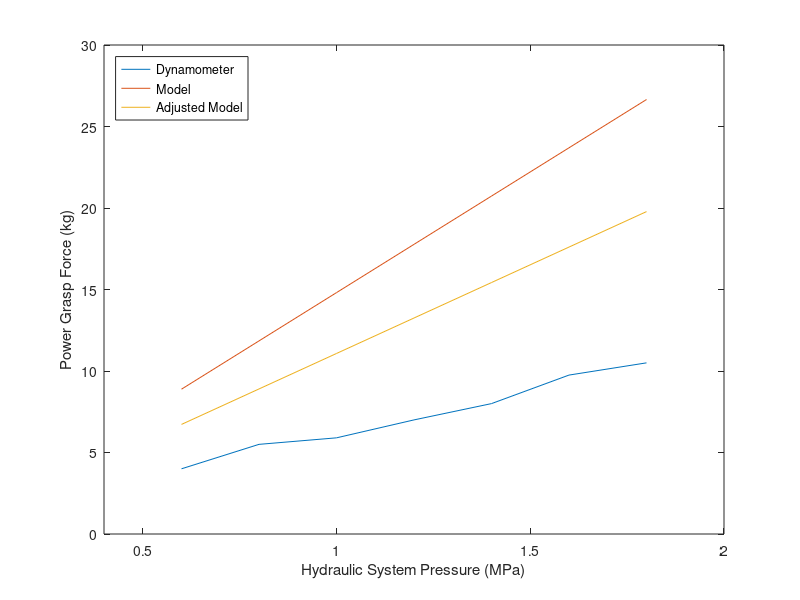
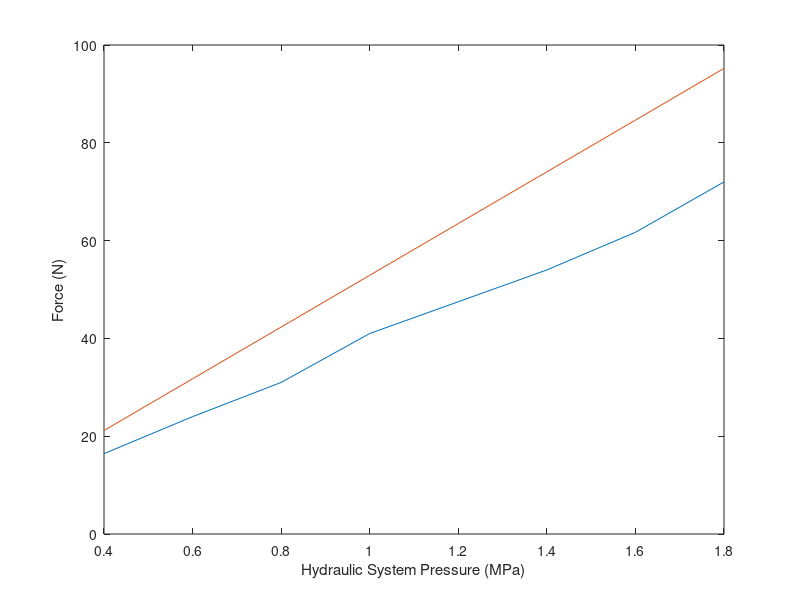

These figures' MATLAB source, in order: (Note: this script raises an error after producing the figures.)
clear all
close all
clc
%2018 FYP - Hydraulic Hand
%Andrew Robinson
%Makes plots for final report
width=300;
height=200;
x0=10;
y0=10;

pressures = [0.6 0.8 1 1.2 1.4 1.6 1.8]; %MPa
dyna_forces = [4 5.5 5.9 7 8 9.75 10.5]; %kg
theoretical = [8.885037717 11.84671764 14.80839653 17.77007645 20.73175535 23.69343527 26.65511417];
semi_theoretical = [6.72337105 8.899321101 11.07527217 13.25122222 15.42717227 17.60312232 19.77907238];

figure;plot(pressures,dyna_forces,...
    pressures,theoretical,...
    pressures,semi_theoretical);
xlabel('Hydraulic System Pressure (MPa)');
ylabel('Power Grasp Force (kg)');
%title('Dynamometer Power Grasp force');
legend('Dynamometer','Model','Adjusted Model','location','northwest');
xlim([0.4 2]);


set(gcf,'units','points','position',[x0,y0,width,height])
print(gcf,[ 'dynamometer_grasp_force.png'],'-dpng');

pressures = [0.4 pressures];
exp_force = [16.43 24 31 41 47.5 54 61.7 72];
theoretical_force = [21.161248 31.741872 42.322496 52.90312 63.483744 74.064368 84.644992 95.225616];
figure;plot(pressures,exp_force,...
    pressures,theoretical_force);
xlabel('Hydraulic System Pressure (MPa)');
ylabel('Force (N)')
%title('Hydraulic Cylinder Retraction Force');

yyaxis right
plot(pressures,exp_force./theoretical_force,'r--');
legend('Force Gauge','Theoretical','Efficiency','location','southeast');
ylim([0 1]);
xlim([0.2 2]);
set(gcf,'units','points','position',[x0,y0,width,height])
print(gcf,[ 'cylinder_retraction_force.png'],'-dpng');

figure
force = [44.876053 58.208644 51.223193 39.724816];
names={'Index'; 'Middle'; 'Ring' ;'Little'};
bar(force)
ylabel('Force (N)');
set(gca,'xticklabel',names)
set(gcf,'units','points','position',[x0,y0,width,height])
print(gcf,[ 'finger_forces.png'],'-dpng');
close all
            